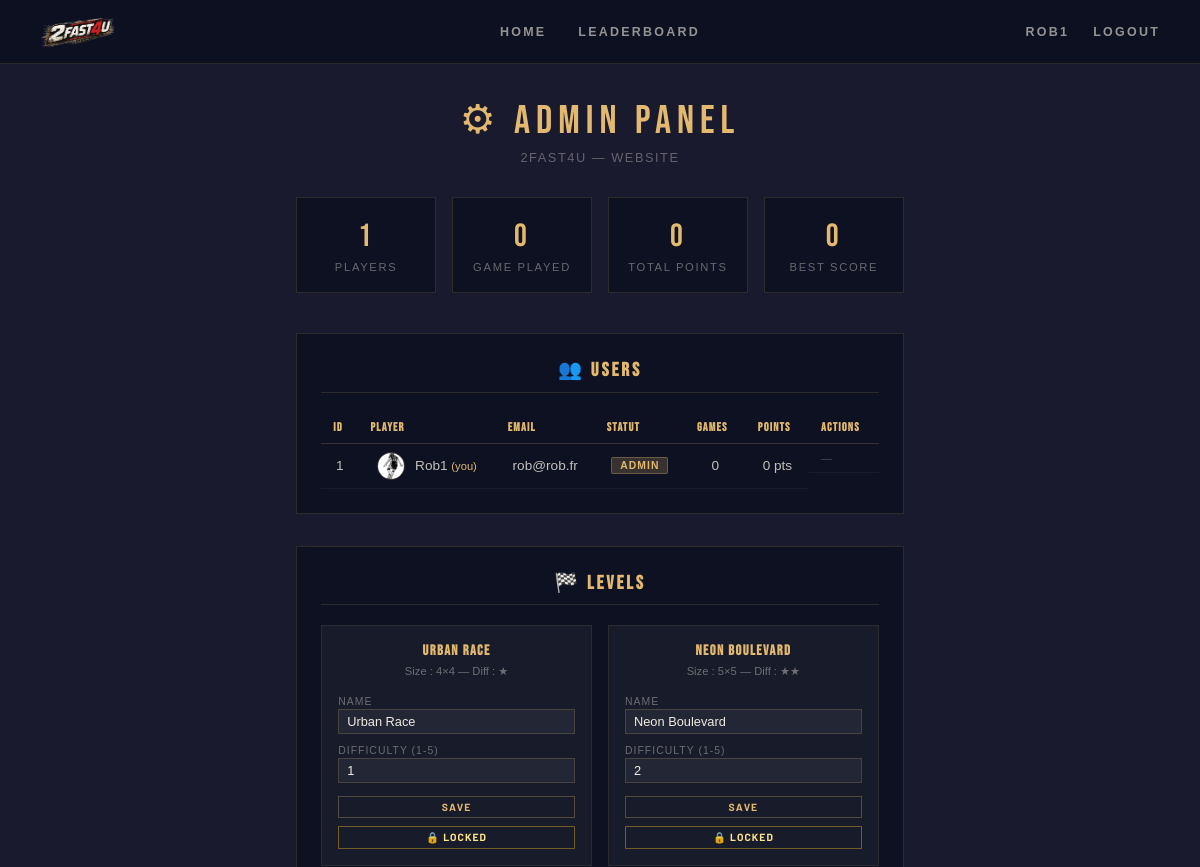
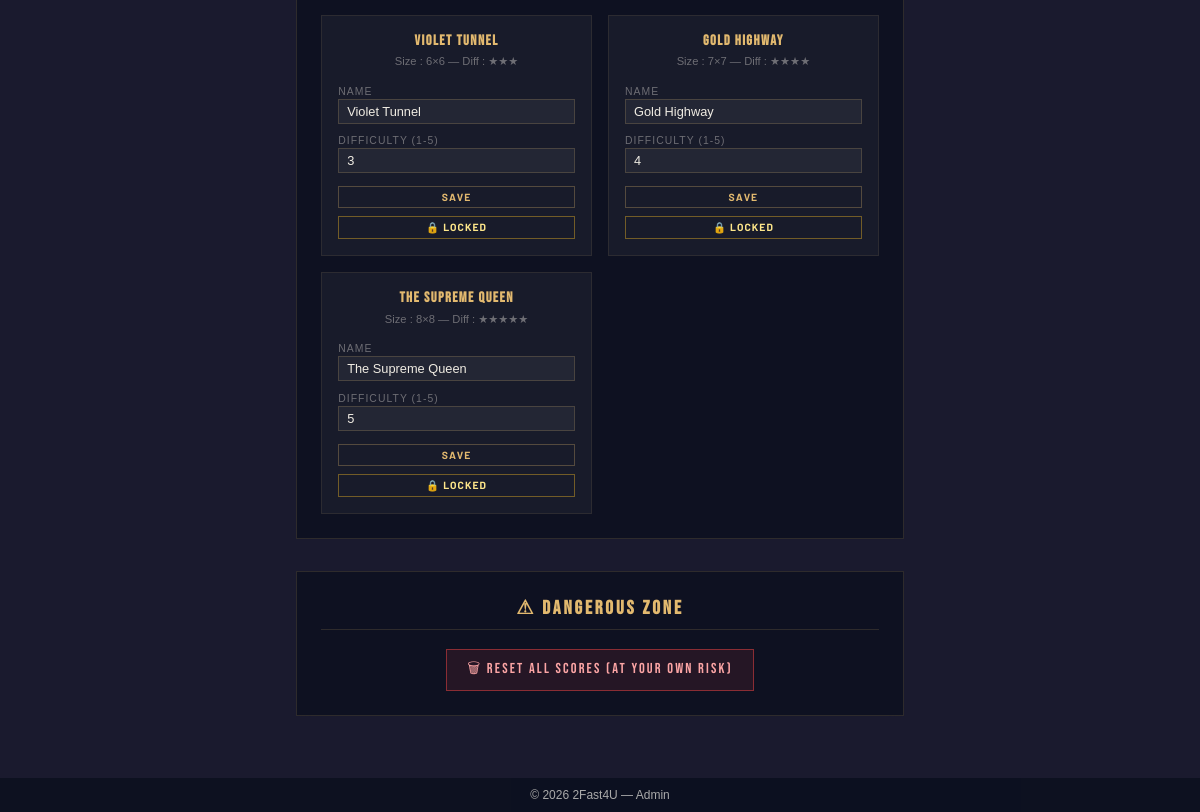
/pages/admin.php (signed in), run on an earlier commit of the app's database (2 pictures, top to bottom).
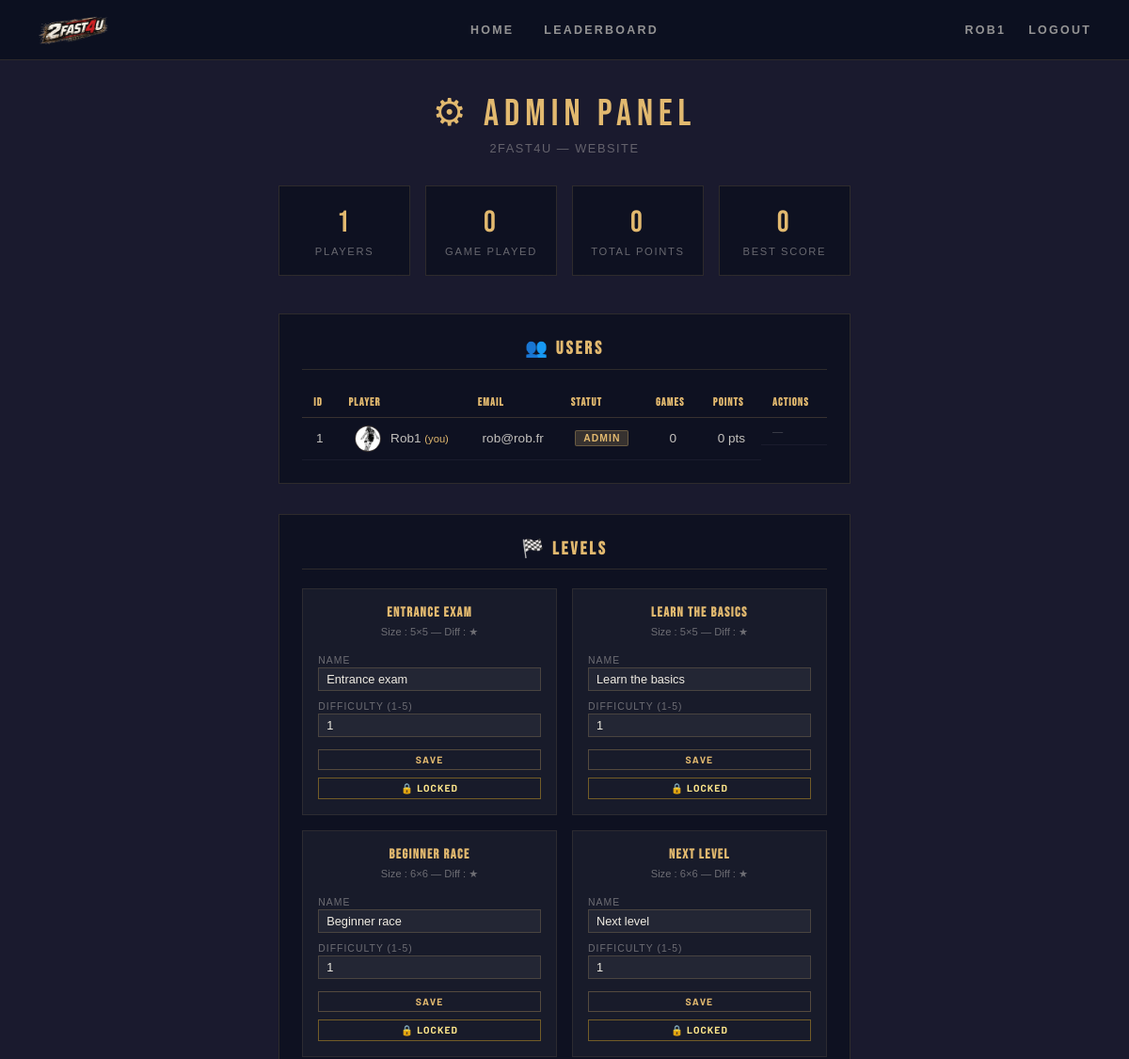
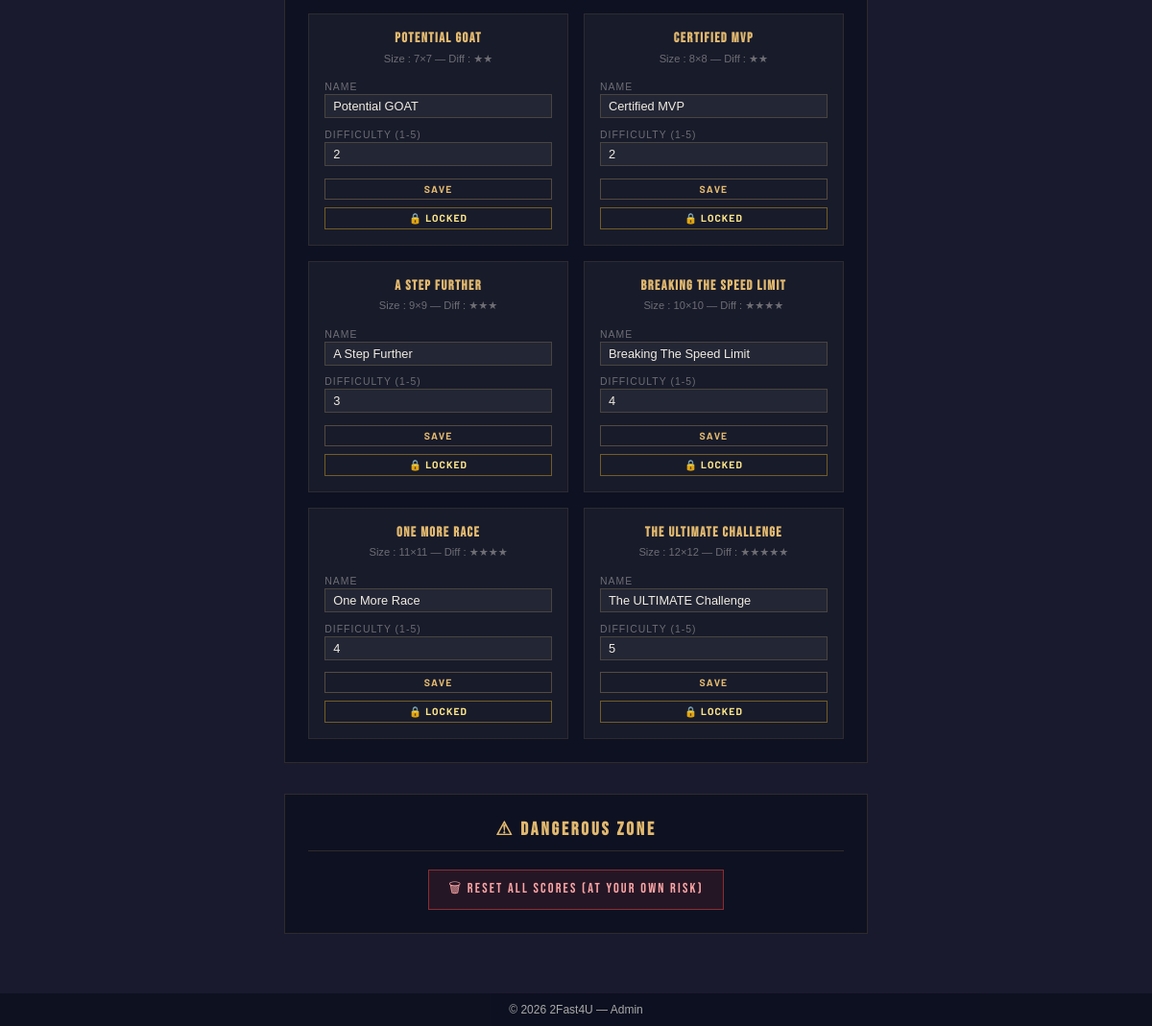
And on a later commit of the database (2 pictures, top to bottom).
### tables this page shows
CREATE TABLE `utilisateur` (
  `ID` int(11) NOT NULL,
  `Pseudo` varchar(64) NOT NULL,
  `Mot_de_passe` varchar(255) NOT NULL,
  `Admin` tinyint(1) NOT NULL DEFAULT '0',
  `Email` varchar(255) DEFAULT NULL,
  `Nombre_niveau` int(11) NOT NULL DEFAULT '0',
  `avatar` varchar(255) DEFAULT NULL
);

CREATE TABLE `niveau_cree` (
  `ID` int(11) NOT NULL,
  `Taille` int(11) NOT NULL,
  `Nombre_coups` int(11) NOT NULL DEFAULT '0',
  `Difficulte` int(11) NOT NULL DEFAULT '1',
  `grille` text,
  `Nom_du_niveau` text,
  `ID_Utilisateur` int(11) DEFAULT NULL,
  `code` varchar(10) DEFAULT NULL
);

### pages/admin.php (the view, shortened to what this page needs)
<?php
require_once '../includes/db.php';
$stats = $pdo->query("
    SELECT
        (SELECT COUNT(*) FROM utilisateur) AS nb_users,
        (SELECT COUNT(*) FROM classement)  AS nb_parties,
        (SELECT SUM(Points) FROM classement) AS total_points,
        (SELECT MAX(Points) FROM classement) AS best_score
")->fetch();
$users = $pdo->query("
    SELECT u.ID, u.Pseudo, u.Email, u.Admin, u.Nombre_niveau, u.avatar,
           COUNT(c.ID) AS nb_parties,
           COALESCE(SUM(c.Points), 0) AS total_points
    FROM utilisateur u
    LEFT JOIN classement c ON c.ID_utilisateur = u.ID
    GROUP BY u.ID
    ORDER BY u.ID ASC
")->fetchAll();
$niveaux = $pdo->query("SELECT * FROM niveau_cree ORDER BY ID ASC")->fetchAll();
$lockedLevels = $_SESSION['locked_levels'] ?? [];
?>
<!DOCTYPE html>
<html lang="fr">
<head>
    <link rel="stylesheet" href="../css/style.css">
    <link rel="stylesheet" href="../css/admin.css">
</head>
<body>
    <header>
        <a href="index.php" class="logo">
            <img src="../media/2fast.png" alt="2Fast4U" style="height: 40px;">
        </a>
        <nav>
            <a href="index.php">Home</a>
            <a href="leaderboard.php">Leaderboard</a>
        </nav>
        <div class="nav-right">
            <a href="profile.php"><?= htmlspecialchars($_SESSION['pseudo']) ?></a>
            <a href="logout.php">Logout</a>
        </div>
    </header>
    <main style="max-width:100%; padding:0;">
    <div class="admin-wrap">
        <div class="admin-title">⚙ Admin Panel</div>
        <div class="admin-sub">2Fast4U — Website </div>
        <div class="stats-grid">
            <div class="stat-card">
                <div class="stat-value"><?= $stats['nb_users'] ?></div>
                <div class="stat-label">Players</div>
            </div>
            <div class="stat-card">
                <div class="stat-value"><?= $stats['nb_parties'] ?></div>
                <div class="stat-label">Game played</div>
            </div>
            <div class="stat-card">
                <div class="stat-value"><?= number_format((int)$stats['total_points']) ?></div>
                <div class="stat-label">Total points</div>
            </div>
            <div class="stat-card">
                <div class="stat-value"><?= $stats['best_score'] ?? 0 ?></div>
                <div class="stat-label">Best score</div>
            </div>
        </div>
        <div class="admin-section">
            <h2>👥 Users</h2>
            <table class="admin-table">
                <thead>
                    <tr>
                        <th>ID</th>
                        <th>Player</th>
                        <th>Email</th>
                        <th>Statut</th>
                        <th>Games</th>
                        <th>Points</th>
                        <th>Actions</th>
                    </tr>
                </thead>
                <tbody>
                <?php foreach ($users as $u): ?>
                    <tr>
                        <td><?= $u['ID'] ?></td>
                        <td>
                            <?php if (!empty($u['avatar'])): ?>
                                <img src="../<?= htmlspecialchars($u['avatar']) ?>" class="user-avatar-sm" alt="">
                            <?php else: ?>
                                👤
                            <?php endif; ?>
                            <?= htmlspecialchars($u['Pseudo']) ?>
                            <?php if ($u['ID'] == $_SESSION['user_id']): ?>
                                <span style="color:#e2b96f;font-size:0.7rem">(you)</span>
                            <?php endif; ?>
                        </td>
                        <td><?= htmlspecialchars($u['Email'] ?? '—') ?></td>
                        <td>
                            <?php if ($u['Admin'] == 1): ?>
                                <span class="badge badge-admin">Admin</span>
                            <?php elseif ($u['Admin'] == -1): ?>
                                <span class="badge badge-banni">Banned</span>
                            <?php else: ?>
                                <span class="badge badge-user">Player</span>
                            <?php endif; ?>
                        </td>
                        <td><?= $u['nb_parties'] ?></td>
                        <td><?= number_format((int)$u['total_points']) ?> pts</td>
                        <td style="display:flex; gap:6px; flex-wrap:wrap;">
                            <?php if ($u['ID'] != $_SESSION['user_id']): ?>
                                <form method="POST">
                                    <input type="hidden" name="action" value="reset_scores">
                                    <input type="hidden" name="user_id" value="<?= $u['ID'] ?>">
                                    <button class="btn-action btn-warn" onclick="return confirm('Reset les scores de <?= htmlspecialchars($u['Pseudo']) ?> ?')">Reset scores</button>
                                </form>
                                <?php if ($u['Admin'] == -1): ?>
                                    <form method="POST">
                                        <input type="hidden" name="action" value="unban_user">
                                        <input type="hidden" name="user_id" value="<?= $u['ID'] ?>">
                                        <button class="btn-action btn-success">Unban</button>
                                    </form>
                                <?php else: ?>
                                    <form method="POST">
                                        <input type="hidden" name="action" value="ban_user">
                                        <input type="hidden" name="user_id" value="<?= $u['ID'] ?>">
                                        <button class="btn-action btn-warn" onclick="return confirm('Bannir <?= htmlspecialchars($u['Pseudo']) ?> ?')">Bannir</button>
                                    </form>
                                <?php endif; ?>
                                <?php if ($u['Admin'] != 1): ?>
                                    <form method="POST">
                                        <input type="hidden" name="action" value="make_admin">
                                        <input type="hidden" name="user_id" value="<?= $u['ID'] ?>">
                                        <button class="btn-action btn-neutral">Promote</button>
                                    </form>
                                <?php else: ?>
                                    <form method="POST">
                                        <input type="hidden" name="action" value="remove_admin">
                                        <input type="hidden" name="user_id" value="<?= $u['ID'] ?>">
                                        <button class="btn-action btn-warn">Remove</button>
                                    </form>
                                <?php endif; ?>
                                <form method="POST">
                                    <input type="hidden" name="action" value="delete_user">
                                    <input type="hidden" name="user_id" value="<?= $u['ID'] ?>">
                                    <button class="btn-action btn-danger" onclick="return confirm('Supprimer définitivement <?= htmlspecialchars($u['Pseudo']) ?> ?')">Delete</button>
                                </form>
                            <?php else: ?>
                                <span style="color:rgba(240,236,227,0.25);font-size:0.7rem">—</span>
                            <?php endif; ?>
                        </td>
                    </tr>
                <?php endforeach; ?>
                </tbody>
            </table>
        </div>
        <div class="admin-section">
            <h2>🏁 Levels</h2>
            <div class="levels-grid">
                <?php foreach ($niveaux as $niv):
                    $isLocked = in_array($niv['ID'], $lockedLevels);
                ?>
                <div class="level-card <?= $isLocked ? 'level-locked' : '' ?>">
                    <h3><?= htmlspecialchars($niv['Nom_du_niveau'] ?? 'Niveau '.$niv['ID']) ?></h3>
                    <div class="diff">Size : <?= $niv['Taille'] ?>×<?= $niv['Taille'] ?> — Diff : <?= str_repeat('★', $niv['Difficulte']) ?></div>
                    <form method="POST" style="margin-top:0.8rem; text-align:left;">
                        <div style="margin-bottom:0.4rem;">
                            <label style="font-size:0.65rem;color:rgba(240,236,227,0.4);text-transform:uppercase;letter-spacing:0.1em;">Name</label>
                            <input type="text" name="nom" value="<?= htmlspecialchars($niv['Nom_du_niveau']) ?>" style="width:100%;background:rgba(255,255,255,0.05);border:1px solid rgba(226,185,111,0.2);color:#f0ece3;padding:4px 8px;font-size:0.8rem;">
                        </div>
                        <div style="margin-bottom:0.8rem;">
                            <label style="font-size:0.65rem;color:rgba(240,236,227,0.4);text-transform:uppercase;letter-spacing:0.1em;">Difficulty (1-5)</label>
                            <input type="number" name="difficulte" min="1" max="5" value="<?= $niv['Difficulte'] ?>" style="width:100%;background:rgba(255,255,255,0.05);border:1px solid rgba(226,185,111,0.2);color:#f0ece3;padding:4px 8px;font-size:0.8rem;">
                        </div>
                        <button class="btn-action btn-neutral" style="width:100%;">Save</button>
                    </form>
                    <form method="POST" style="margin-top:0.5rem;">
                        <button class="btn-action <?= $isLocked ? 'btn-success' : 'btn-warn' ?>" style="width:100%;">
                            <?= $isLocked ? '🔓 Unlocked' : '🔒 Locked' ?>
                        </button>
                    </form>
                </div>
                <?php endforeach; ?>
            </div>
        </div>
        <div class="admin-section">
            <h2>⚠ Dangerous Zone</h2>
            <form method="POST" onsubmit="return confirm('Put EVERY scores to zero ? Cannot be undone.')">
                <button class="btn-full-danger">🗑 Reset all scores (at your own risk)</button>
            </form>
        </div>
    </div>
    </main>
    <footer>© <?= date('Y') ?> 2Fast4U — Admin</footer>
</body>
</html>

### css/style.css (style rules this page uses)
* { margin: 0; padding: 0; box-sizing: border-box; }
body { display: flex; flex-direction: column; min-height: 100vh; font-family: Arial, sans-serif; color: #eee; background-color: #1a1a2e; background-image: url('../media/background.png'); background-size: cover; background-position: center; background-repeat: no-repeat; background-attachment: fixed; overflow-y: auto; }
main { flex: 1; max-width: 800px; margin: 0 auto; width: 100%; text-align: center; display: flex; flex-direction: column; align-items: center; justify-content: center; gap: 1rem; padding: 2rem 0; }
header { background: rgba(10, 15, 30, 0.82); backdrop-filter: blur(10px); padding: 0 40px; height: 64px; display: grid; grid-template-columns: 1fr auto 1fr; align-items: center; border-bottom: 1px solid rgba(226, 185, 111, 0.15); position: sticky; top: 0; z-index: 10; }
nav { display: flex; align-items: center; gap: 2rem; justify-content: center; }
.nav-right { display: flex; justify-content: flex-end; align-items: center; gap: 1.5rem; }
.nav-right a { color: rgba(240, 236, 227, 0.6); text-decoration: none; font-size: 0.78rem; font-weight: 600; letter-spacing: 0.18em; text-transform: uppercase; transition: color 0.2s; position: relative; }
nav a { color: rgba(240, 236, 227, 0.6); text-decoration: none; font-size: 0.78rem; font-weight: 600; letter-spacing: 0.18em; text-transform: uppercase; margin-left: 0; transition: color 0.2s; position: relative; }
nav a::after , .nav-right a::after { content: ''; position: absolute; bottom: -4px; left: 0; width: 0; height: 1px; background: #e2b96f; transition: width 0.25s; }
footer { position: fixed; bottom: 0; left: 0; right: 0; padding: 10px; background: rgba(10, 15, 30, 0.82); color: #aaa; text-align: center; font-size: 0.75rem; z-index: 5; }
.logo { display: flex; align-items: center; text-decoration: none; }

What changed in the data, as far as the page shows it:
removed niveau_cree: Nom_du_niveau "Gold Highway", Taille "7", Difficulte "★★★★", nom "Gold Highway", difficulte "4", shows "🔒 LOCKED"
removed niveau_cree: Nom_du_niveau "The Supreme Queen", Taille "8", Difficulte "★★★★★", nom "The Supreme Queen", difficulte "5", shows "🔒 LOCKED"
changed niveau_cree: Nom_du_niveau "Urban Race" → "Entrance exam"; Taille "4" → "5"; nom "Urban Race" → "Entrance exam"
changed niveau_cree: Nom_du_niveau "Neon Boulevard" → "Learn the basics"; Difficulte "★★" → "★"; nom "Neon Boulevard" → "Learn the basics"; difficulte "2" → "1"
changed niveau_cree: Nom_du_niveau "Violet Tunnel" → "Beginner race"; Difficulte "★★★" → "★"; nom "Violet Tunnel" → "Beginner race"; difficulte "3" → "1"
added niveau_cree: Nom_du_niveau "Next level", Taille "6", Difficulte "★", nom "Next level", difficulte "1", shows "🔒 LOCKED"
added niveau_cree: Nom_du_niveau "Potential GOAT", Taille "7", Difficulte "★★", nom "Potential GOAT", difficulte "2", shows "🔒 LOCKED"
added niveau_cree: Nom_du_niveau "Certified MVP", Taille "8", Difficulte "★★", nom "Certified MVP", difficulte "2", shows "🔒 LOCKED"
added niveau_cree: Nom_du_niveau "A Step Further", Taille "9", Difficulte "★★★", nom "A Step Further", difficulte "3", shows "🔒 LOCKED"
added niveau_cree: Nom_du_niveau "Breaking The Speed Limit", Taille "10", Difficulte "★★★★", nom "Breaking The Speed Limit", difficulte "4", shows "🔒 LOCKED"
added niveau_cree: Nom_du_niveau "One More Race", Taille "11", Difficulte "★★★★", nom "One More Race", difficulte "4", shows "🔒 LOCKED"
added niveau_cree: Nom_du_niveau "The ULTIMATE Challenge", Taille "12", Difficulte "★★★★★", nom "The ULTIMATE Challenge", difficulte "5", shows "🔒 LOCKED"
